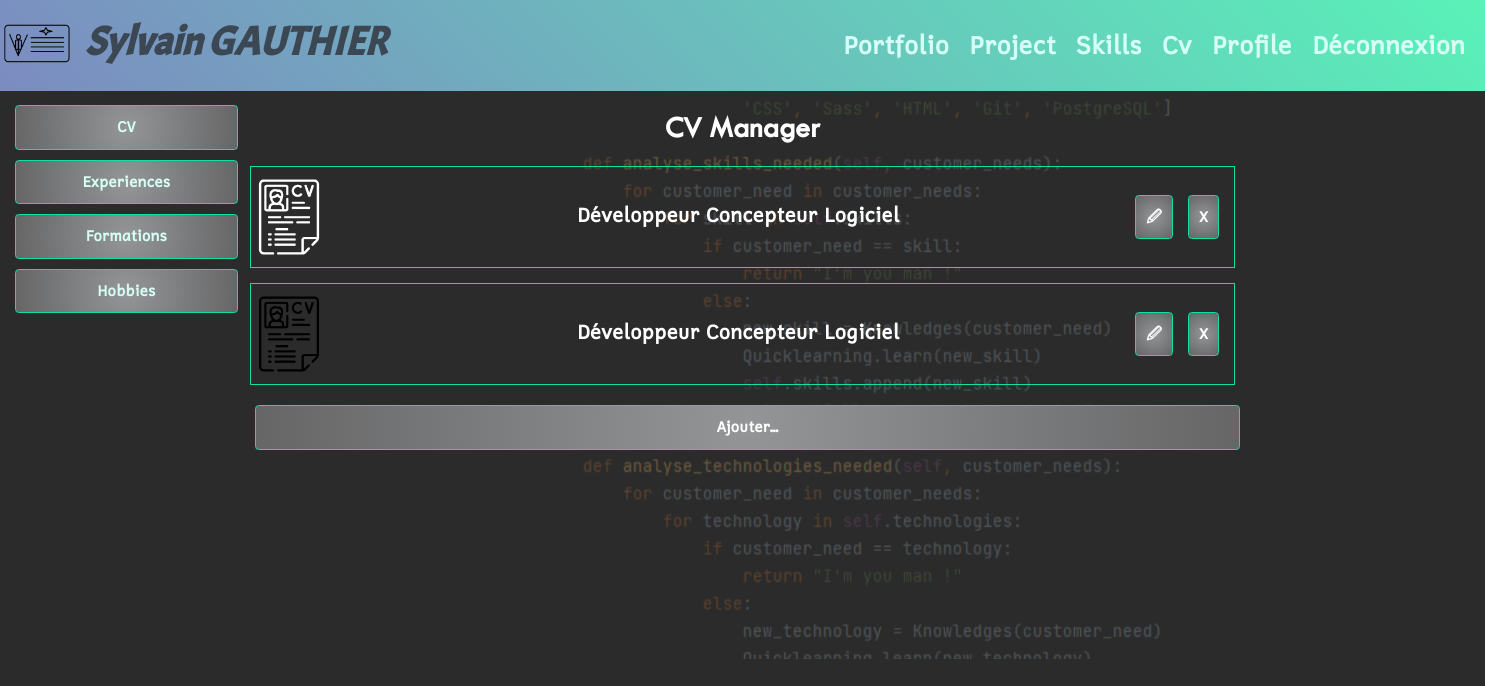
The app's page /cv/ (signed in) with its own data.
### users/models/customuser.py (models this page shows, shortened)
class CustomUser(AbstractUser):
    first_name = models.CharField(
        max_length=25,
        verbose_name='First name',
        blank=True
    )
    last_name = models.CharField(
        max_length=25,
        verbose_name='Last name'
    )
    email = models.EmailField(
        max_length=100,
        verbose_name='Email',
        unique=True
    )
    phone_number_regex = RegexValidator(
        regex='(0|\\+33|0033)[1-9][0-9]{8}'
    )
    phone = models.CharField(
        max_length=20,
        verbose_name='Phone',
        blank=True,
        validators=[phone_number_regex]
    )
    mobile = models.CharField(
        max_length=20,
        verbose_name='Mobile',
        blank=True,
        validators=[phone_number_regex]
    )
    birth_date = models.DateField(
        blank=True,
        null=True
    )
    number = models.PositiveIntegerField(
        validators=[MaxValueValidator(9999)],
        blank=True,
        null=True,
        verbose_name='Street number'
    )
    street = models.CharField(
        max_length=100,
        blank=True,
        null=True,
        verbose_name='Street name'
    )
    city = models.CharField(
        max_length=64,
        blank=True,
        null=True,
        verbose_name='City'
    )
    state = models.CharField(
        max_length=2,
        validators=[MinLengthValidator(2)],
        blank=True,
        null=True,
        verbose_name='State'
    )
    zip_code = models.PositiveIntegerField(
        validators=[MaxValueValidator(99999)],
        blank=True,
        null=True,
        verbose_name='Zip code'
    )
    country = CountryField(
        blank_label="(select country)",
        blank=True,
        null=True,
        verbose_name='Country'
    )
    linkedin_url = models.URLField(
        max_length=200,
        blank=True,
        null=True
    )
    git_url = models.URLField(
        max_length=200,
        blank=True,
        null=True
    )
    profile_photo = models.ImageField(
        verbose_name='photo de profile',
        default='default_profile.png'
    )
    guest_access_code = models.CharField(
        max_length=20,
        blank=True,
        null=True,
        verbose_name='Guest Access Code'
    )
    guest_access_code_set_at = models.DateTimeField(
        blank=True,
        null=True,
        verbose_name='Guest Access Code Set At'
    )
    IMAGE_MAX_SIZE = (215, 215)

### cv/models/cv.py (models this page shows, shortened)
class Cv(models.Model):
    title = models.CharField(
        verbose_name='title',
        max_length=50,
        blank=False,
        null=False
    )
    profil = models.TextField(
        verbose_name='profil',
        max_length=600,
        blank=False,
        null=False,
        default='entrez une description de votre profil'
    )
    user = models.ForeignKey(settings.AUTH_USER_MODEL,
                             null=True,
                             on_delete=models.CASCADE)
    experiences = models.ManyToManyField(Experience, blank=True)
    softskills = models.ManyToManyField(SoftSkill, blank=True)
    languages = models.ManyToManyField(Language, blank=True)
    hobbies = models.ManyToManyField(Hobbies, blank=True)
    formations = models.ManyToManyField(Formation, blank=True)
    technologies = models.ManyToManyField(Technology, blank=True)
    can_be_display = models.BooleanField(
        verbose_name="can be display",
        default=False,
        null=True,
        blank=True
    )

### cv/views/cv_views.py (the view)
# urls.py: path('', cv_views.index, name='cv_home'),
@login_required
def index(request):
    cvs = Cv.objects.filter(
        Q(user=request.user)
    )
    return render(request,
                  'cv/cvs_index.html',
                  context={'cvs': cvs}
                  )

### cv/templates/cv/cvs_index.html
{% extends 'index.html' %}
{% block sidebar %}
    {% include 'cv/partials/cv_menu_snippet.html' %}
{% endblock sidebar %}
{% block content %}
<div class="text-center">
    <h2>CV Manager</h2>
</div>
<main class="cv-grid">
        <div class="cv-list">
            {% for cv in cvs %}
            <div class="cv-prev" onclick="location.href='{% url 'cv:display_cv' cv.id %}'">
                {% include 'cv/partials/cv_minus_snippet.html' with cv=cv %}
                <div class="cv-prev__button">
                    <a class="btn btn-secondary mt-2 mb-2 me-4" href="{% url 'cv:edit_cv' cv.id %}">
                        🖉
                    </a>
                    <a class="btn btn-secondary mt-2 mb-2 me-4" href="{% url 'cv:delete_cv' cv.id %}">
                        X
                    </a>
                </div>
            </div>
            {% endfor %}
        </div>
        <div class="text-end">
            <a class="btn btn--full-width btn-secondary mt-2 mb-2 me-4" href="{% url 'cv:create_cv' %}">
                Ajouter...
            </a>
        </div>
</main>
{% endblock content %}

### templates/index.html (shortened to what this page needs)
<!DOCTYPE html>
{% load static %}
<html lang="fr">
<head>
    <link rel="stylesheet" href="{% static 'css/bootstrap.css' %}">
    <link rel="stylesheet" href="{% static 'css/style.css' %}">
    <link rel="stylesheet" type="text/css" href="{% static 'css/cv_printing.css' %}" media="print">
</head>
<body>
    {% if not access_code %}
    <header class="fixed-content">
        <nav class="navbar navbar-expand-sm">
            <a class="navbar-brand" href="{% url 'index' %}">
                <img src="{% static 'img/VcardOnline_logo.png' %}">
            </a>
        {% if user.is_authenticated %}
                <h1 class="header__logo">
                    {{ user.first_name }} {{ user.last_name }}
                </h1>
        {% else %}
                <h1 class="header__logo">
                    VP Card Online
                </h1>
        {% endif %}
            <div class="collapse navbar-collapse" id="navbarSupportedContent">
                <ul class="navbar-nav ms-auto mx-4">
                {% if user.is_authenticated %}
                    <li class="nav-item nav__link"> <a class="nav-link" href="{% url 'portfolio:portfolio_home' %}">Portfolio</a> </li>
                    <li class="nav-item nav__link"> <a class="nav-link" href="{% url 'project:project_home' %}">Project</a> </li>
                    <li class="nav-item nav__link"> <a class="nav-link" href="{% url 'skill:skill_home' %}">Skills</a> </li>
                    <li class="nav-item nav__link"> <a class="nav-link" href="{% url 'cv:cv_home' %}">Cv</a> </li>
                    <li class="nav-item nav__link"> <a class="nav-link" href="{% url 'users:profile_home' %}">Profile</a> </li>
                    <li class="nav-item nav__link"> <a class="nav-link" href="{% url 'users:logout' %}">Déconnexion</a> </li>
                {% else %}
                    <li class="nav-item nav__link"> <a class="nav-link" href="{% url 'access_code' %}">enter ID</a> </li>
                    <li class="nav-item nav__link"> <a class="nav-link" href="{% url 'users:login' %}">login</a> </li>
                    <li class="nav-item nav__link"> <a class="nav-link" href="{% url 'users:signup' %}">signup</a> </li>
                {% endif %}
                </ul>
            </div>
        </nav>
    </header>
    {% endif %}
    <div class="background-image kenburns-bottom-left"></div>
    <div class="mainscreen row">
        {% if user.is_authenticated or access_code %}
            {% if user.is_authenticated %}
            <div class="sidebar col-sm-2">
            {% else %}
            <div class="sidebar_portfolio sidebar_portfolio-shiny-border col-sm-4">
            {% endif %}
                {% block sidebar %}{% endblock sidebar %}
            </div>
            <div class="display col-sm-8">
        {% else %}
            <div class="display col-12">
        {% endif %}
        {% block content %}{% endblock content %}
        </div>
    </div>
</body>
</html>

### cv/templates/cv/partials/cv_minus_snippet.html
{% load static %}
    <div class="cv-prev__image">
        {% if cv.can_be_display %}
            <img src="{% static 'img/cv_from_Freepik_white.png' %}">
        {% else %}
        <a href="{% url 'cv:make_cv_displayable' cv_id=cv.id %}">
            <img src="{% static 'img/cv_from_Freepik.png' %}">
        </a>
        {% endif %}
    </div>
    <div class="cv-prev__heading">
        <h3>
            {{ cv.title }}
        </h3>
    </div>

### static/css/style.css (style rules this page uses)
.kenburns-bottom-left { -webkit-animation: kenburns-bottom-left 5s ease-out both; animation: kenburns-bottom-left 5s ease-out both; }
*, *::after, *::before { margin: 0; padding: 0; box-sizing: inherit; }
html { font-size: 62.5%; max-width: 100%; overflow-x: hidden; }
body { max-width: 100%; overflow-x: hidden; box-sizing: border-box; background: #2b2b2b; }
h1 { font-family: "acmeregular", sans-serif; font-weight: 900; font-size: 5rem; font-style: italic; }
h2 { font-family: "fontscorecomttwcenmt", sans-serif; font-weight: 900; font-size: 3rem; margin-bottom: 2rem; }
h3 { font-weight: 900; font-size: 2rem; }
.fixed-content { top: 0; position: fixed; }
.background-image { position: absolute; background-image: url("../img/background_sga.png"); background-size: auto auto; background-position: center; background-repeat: no-repeat; width: 100%; height: 80%; opacity: 0.3; z-index: -1; }
body { font-family: "cadmanregular", sans-serif; color: black; font-size: 2rem; font-weight: 300; line-height: 1.7; }
header { width: 100%; height: auto; z-index: 3; }
header img { width: 75px; height: 75px; }
.header__logo { font-size: 4rem; color: #3c4754; }
.navbar { background: rgb(124, 139, 193); background: linear-gradient(45deg, rgb(124, 139, 193) 0%, rgb(89, 242, 184) 100%); }
.nav-item { display: inline; font-size: 2.5rem; margin-left: 1rem; }
.nav-item a { text-decoration: none; color: #D6FFF5; font-weight: 900; }
.btn { padding: 1rem; border: 0.1rem solid #15DEA5; color: #fff; font-size: 15px; font-weight: 900; background: #2b2b2b; background: radial-gradient(circle, rgb(147, 149, 150) 0%, rgb(102, 102, 103) 100%); cursor: pointer; transition: color 1s, background 1s; }
.btn--full-width { width: 100%; margin: 5px; }
.cv-grid { display: grid; grid-template-columns: 1fr; grid-column-gap: 1.5rem; }
.cv-prev { display: flex; color: #fff; margin-bottom: 1.5rem; border: 0.1rem solid #15DEA5; }
.cv-prev__image { margin: 1; opacity: 1; width: 75px; height: 100px; display: block; overflow: hidden; padding-top: 10%; position: relative; }
.cv-prev__image img { position: absolute; top: 50%; left: 50%; width: 100%; transform: translate(-50%, -50%); }
.cv-prev__heading { font-size: 4rem; padding-left: 1.5rem; margin: auto; line-height: 6rem; }
.cv-prev__button { display: flex; flex: row; margin-top: auto; margin-bottom: auto; padding-right: 0; }
.mainscreen { color: #fff; margin-top: 110px; }
.display { margin: auto; }
.sidebar { background: #2b2b2b; justify-content: center; top: 10rem; position: fixed; z-index: 2; }

### static/css/cv_printing.css (style rules this page uses)
@media all { header, header__logo, header img, nav, button, .quote, footer { display: none; } }
@media all { html { font-size: 40%; } }
@media all { body { box-sizing: border-box; background: none; } }
@media all { h1 { font-family: "acmeregular", sans-serif; font-weight: 900; font-size: 16pt; font-style: italic; } }
@media all { h2 { font-family: "fontscorecomttwcenmt", sans-serif; font-weight: 900; font-size: 14pt; margin-bottom: 5pt; } }
@media all { h3 { font-weight: 900; font-size: 10pt; } }

### records on screen
CustomUser: first_name "Sylvain", last_name "GAUTHIER"
Cv: can_be_display True (drawn), title "Développeur Concepteur Logiciel"
Cv: can_be_display False (drawn), title "Développeur Concepteur Logiciel"
